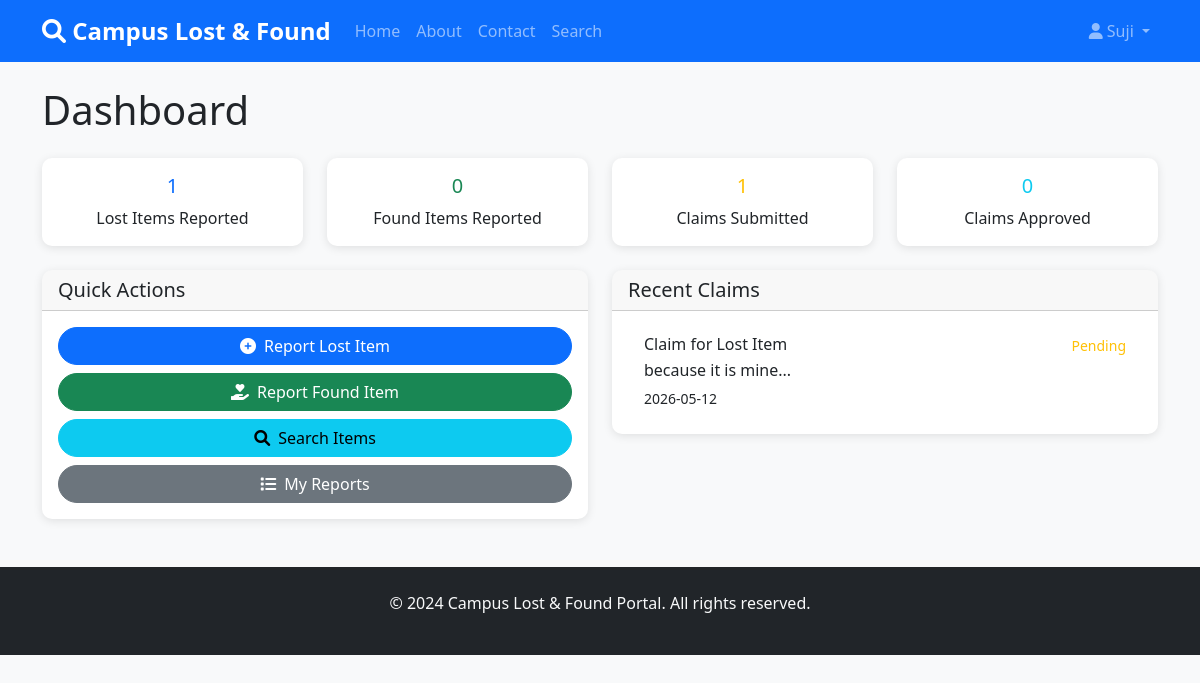
Page /dashboard (signed in) on the committed database.
### models/models.py (models this page shows, shortened)
class User(UserMixin, db.Model):
    id = db.Column(db.Integer, primary_key=True)
    username = db.Column(db.String(64), unique=True, nullable=False)
    email = db.Column(db.String(120), unique=True, nullable=False)
    password_hash = db.Column(db.String(128), nullable=False)
    is_admin = db.Column(db.Boolean, default=False)
    created_at = db.Column(db.DateTime, default=datetime.utcnow)
    lost_items = db.relationship('LostItem', backref='user', lazy=True)
    found_items = db.relationship('FoundItem', backref='user', lazy=True)
    claims = db.relationship('Claim', backref='user', lazy=True)

class Claim(db.Model):
    id = db.Column(db.Integer, primary_key=True)
    user_id = db.Column(db.Integer, db.ForeignKey('user.id'), nullable=False)
    item_type = db.Column(db.String(10), nullable=False)  # 'lost' or 'found'
    lost_item_id = db.Column(db.Integer, db.ForeignKey('lost_item.id'), nullable=True)
    found_item_id = db.Column(db.Integer, db.ForeignKey('found_item.id'), nullable=True)
    claim_description = db.Column(db.Text, nullable=False)
    status = db.Column(db.String(20), default='pending')  # pending, approved, rejected
    admin_response = db.Column(db.Text)
    created_at = db.Column(db.DateTime, default=datetime.utcnow)
    updated_at = db.Column(db.DateTime, default=datetime.utcnow, onupdate=datetime.utcnow)

### routes/main.py (the view)
@main.route('/dashboard')
@login_required
def dashboard():
    lost_items = LostItem.query.filter_by(user_id=current_user.id).all()
    found_items = FoundItem.query.filter_by(user_id=current_user.id).all()
    claims = Claim.query.filter_by(user_id=current_user.id).all()
    return render_template('dashboard.html', title='Dashboard', lost_items=lost_items, found_items=found_items, claims=claims)

### app.py (called while the page is built)
def create_app():
    app = Flask(__name__)
    app.config.from_object(Config)
    db.init_app(app)
    login_manager = LoginManager()
    login_manager.login_view = 'auth.login'
    login_manager.init_app(app)
    @login_manager.user_loader
    def load_user(user_id):
        from models.models import User
        return User.query.get(int(user_id))
    app.register_blueprint(auth)
    app.register_blueprint(main)
    app.register_blueprint(admin, url_prefix='/admin')
    os.makedirs(os.path.join(app.static_folder, 'uploads'), exist_ok=True)
    with app.app_context():
        if not app.config.get('TESTING'):
            db.create_all()
        else:
            db.create_all()
    return app

### templates/dashboard.html
{% extends "base.html" %}
{% block content %}
<h1 class="mb-4">Dashboard</h1>
<div class="row g-4 mb-4">
    <div class="col-md-3">
        <div class="card text-center">
            <div class="card-body">
                <h5 class="card-title text-primary">{{ lost_items|length }}</h5>
                <p class="card-text">Lost Items Reported</p>
            </div>
        </div>
    </div>
    <div class="col-md-3">
        <div class="card text-center">
            <div class="card-body">
                <h5 class="card-title text-success">{{ found_items|length }}</h5>
                <p class="card-text">Found Items Reported</p>
            </div>
        </div>
    </div>
    <div class="col-md-3">
        <div class="card text-center">
            <div class="card-body">
                <h5 class="card-title text-warning">{{ claims|length }}</h5>
                <p class="card-text">Claims Submitted</p>
            </div>
        </div>
    </div>
    <div class="col-md-3">
        <div class="card text-center">
            <div class="card-body">
                <h5 class="card-title text-info">{{ claims|selectattr('status', 'equalto', 'approved')|list|length }}</h5>
                <p class="card-text">Claims Approved</p>
            </div>
        </div>
    </div>
</div>
<div class="row g-4">
    <div class="col-md-6">
        <div class="card">
            <div class="card-header">
                <h5 class="mb-0">Quick Actions</h5>
            </div>
            <div class="card-body">
                <div class="d-grid gap-2">
                    <a href="{{ url_for('main.report_lost') }}" class="btn btn-primary">
                        <i class="fas fa-plus-circle me-2"></i>Report Lost Item
                    </a>
                    <a href="{{ url_for('main.report_found') }}" class="btn btn-success">
                        <i class="fas fa-hand-holding-heart me-2"></i>Report Found Item
                    </a>
                    <a href="{{ url_for('main.search') }}" class="btn btn-info">
                        <i class="fas fa-search me-2"></i>Search Items
                    </a>
                    <a href="{{ url_for('main.my_reports') }}" class="btn btn-secondary">
                        <i class="fas fa-list me-2"></i>My Reports
                    </a>
                </div>
            </div>
        </div>
    </div>
    <div class="col-md-6">
        <div class="card">
            <div class="card-header">
                <h5 class="mb-0">Recent Claims</h5>
            </div>
            <div class="card-body">
                {% if claims %}
                <div class="list-group list-group-flush">
                    {% for claim in claims[:5] %}
                    <div class="list-group-item">
                        <div class="d-flex w-100 justify-content-between">
                            <h6 class="mb-1">Claim for {{ 'Lost' if claim.item_type == 'lost' else 'Found' }} Item</h6>
                            <small class="text-{{ 'success' if claim.status == 'approved' else 'warning' if claim.status == 'pending' else 'danger' }}">{{ claim.status.title() }}</small>
                        </div>
                        <p class="mb-1">{{ claim.claim_description[:50] }}...</p>
                        <small>{{ claim.created_at.strftime('%Y-%m-%d') }}</small>
                    </div>
                    {% endfor %}
                </div>
                {% else %}
                <p class="text-muted">No claims submitted yet.</p>
                {% endif %}
            </div>
        </div>
    </div>
</div>
{% endblock %}

### templates/base.html (shortened to what this page needs)
<!DOCTYPE html>
<html lang="en">
<head>
    <link href="https://cdn.jsdelivr.net/npm/bootstrap@5.3.0/dist/css/bootstrap.min.css" rel="stylesheet">
    <link href="https://cdnjs.cloudflare.com/ajax/libs/font-awesome/6.0.0/css/all.min.css" rel="stylesheet">
    <link href="{{ url_for('static', filename='css/style.css') }}" rel="stylesheet">
</head>
<body>
    <nav class="navbar navbar-expand-lg navbar-dark bg-primary">
        <div class="container">
            <a class="navbar-brand" href="{{ url_for('main.home') }}">
                <i class="fas fa-search"></i> Campus Lost & Found
            </a>
            <div class="collapse navbar-collapse" id="navbarNav">
                <ul class="navbar-nav me-auto">
                    <li class="nav-item">
                        <a class="nav-link" href="{{ url_for('main.home') }}">Home</a>
                    </li>
                    <li class="nav-item">
                        <a class="nav-link" href="{{ url_for('main.about') }}">About</a>
                    </li>
                    <li class="nav-item">
                        <a class="nav-link" href="{{ url_for('main.contact') }}">Contact</a>
                    </li>
                    {% if current_user.is_authenticated %}
                    <li class="nav-item">
                        <a class="nav-link" href="{{ url_for('main.search') }}">Search</a>
                    </li>
                    {% endif %}
                </ul>
                <ul class="navbar-nav">
                    {% if current_user.is_authenticated %}
                    <li class="nav-item dropdown">
                        <a class="nav-link dropdown-toggle" href="#" id="navbarDropdown" role="button" data-bs-toggle="dropdown">
                            <i class="fas fa-user"></i> {{ current_user.username }}
                        </a>
                    </li>
                    {% endif %}
                </ul>
            </div>
        </div>
    </nav>
    <main class="container mt-4">
        {% block content %}{% endblock %}
    </main>
    <footer class="bg-dark text-light mt-5 py-4">
        <div class="container text-center">
            <p>&copy; 2024 Campus Lost & Found Portal. All rights reserved.</p>
        </div>
    </footer>
</body>
</html>

### static/css/style.css (style rules this page uses)
body { font-family: 'Segoe UI', Tahoma, Geneva, Verdana, sans-serif; background-color: #f8f9fa; }
.navbar-brand { font-weight: bold; font-size: 1.5rem; }
.card { border: none; border-radius: 10px; box-shadow: 0 2px 10px rgba(0,0,0,0.1); }
.card-header { border-radius: 10px 10px 0 0 !important; font-weight: bold; }
.btn { border-radius: 25px; font-weight: 500; transition: all 0.3s ease; }
.list-group-item { border: none; border-bottom: 1px solid #f0f0f0; }
.list-group-item:last-child { border-bottom: none; }

### rows in the picture
User: username "Suji"
Claim: item_type "Lost", status "Pending", claim_description "because it is mine", created_at "2026-05-12"

### other values in the picture
{{ lost_items|length }} "1"
{{ found_items|length }} "0"
{{ claims|length }} "1"
{{ claims|selectattr('status', 'equalto', 'approved')|list|length }} "0"
